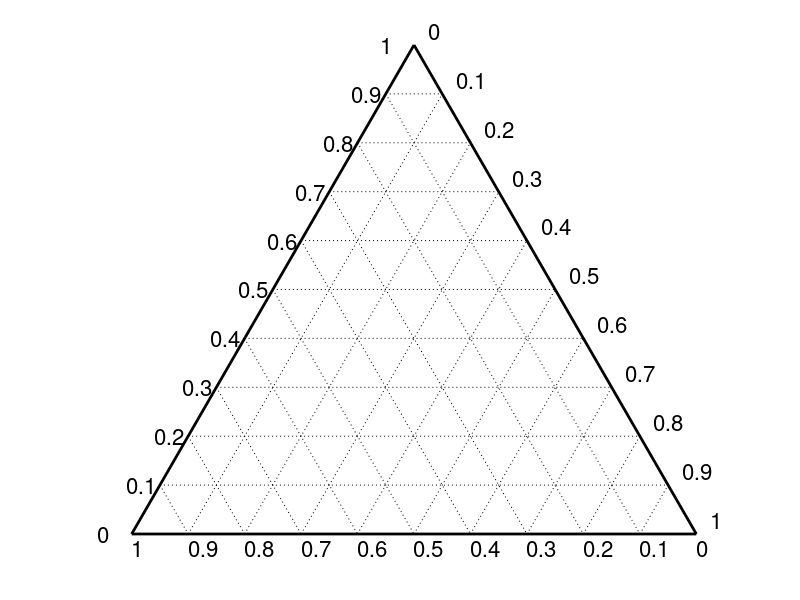

The MATLAB script that drew this image:
function [h,hg,htick]=terplot(number)
%FUNCTION [h,hg,htick]=TERPLOT perpares a ternary axis system that is
% needed for the ternaryc function. It returns three handels:
% - h:      to modify the patch created by the fill function;
% - hg:     to change each grid line separately (must probably be
% modified);
% - htick:  to edit the tick labels (probably very inconvinient)
%
% Uli Theune, Geophysics, University of Alberta
%
if nargin<1
    number=11;
end
h=fill([0 1 0.5 0],[0 0 0.866 0],'w','linewidth',2);
%set(h,'facecolor',[0.7 0.7 0.7],'edgecolor','w')
%set(gcf,'color',[0 0 0.3])
d1=cos(pi/3);
d2=sin(pi/3);
l=linspace(0,1,number);
hold on
for i=2:length(l)-1
   hg(i-1,3)=plot([l(i)*d1 1-l(i)*d1],[l(i)*d2 l(i)*d2],':k','linewidth',0.25);
   hg(i-1,1)=plot([l(i) l(i)+(1-l(i))*d1],[0 (1-l(i))*d2],':k','linewidth',0.25);
   hg(i-1,2)=plot([(1-l(i))*d1 1-l(i)],[(1-l(i))*d2 0],':k','linewidth',0.25);
end
hold off
axis image
axis off
% Make x-tick labels
for i=1:number
    htick(i,1)=text(l(i),-0.025,num2str(1-l(i)),'fontsize',16);
    htick(i,3)=text(1-l(i)*cos(pi/3)+0.025,l(i)*sin(pi/3)+0.025,num2str(1-l(i)),'fontsize',16);
    htick(i,2)=text(0.5-l(i)*cos(pi/3)-0.06,sin(pi/3)*(1-l(i)),num2str(1-l(i)),'fontsize',16);
end

set(gcf,'WindowButtonDownFcn','InitTerExpl');
global hx;




